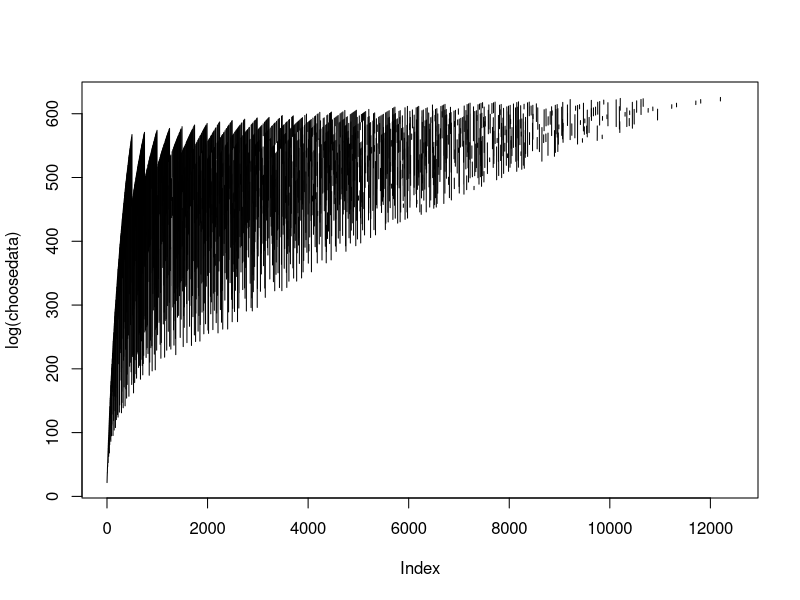
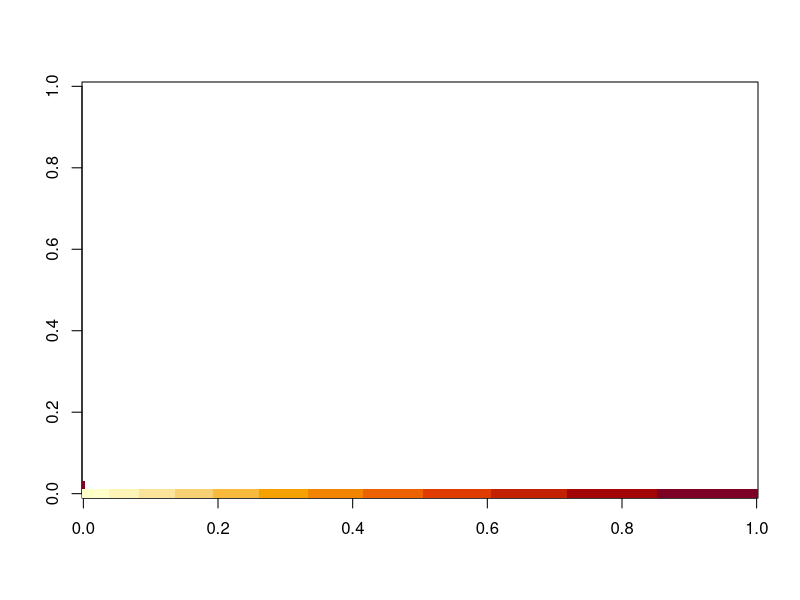

The R script that drew these images, in order:

choosedata <- mat.or.vec((250-2)*(50-2),1)
for(i in 2:250) {
        for(j in 2:50) {
    choosedata[(i-1)*(j-1)+(i-2)] <- choose(1000,i) * choose(100,j)
    }
}

choosedata_mat <- mat.or.vec((250-2),(50-2))
for(i in 2:250) {
        for(j in 2:50) {
                val <- choose(1000,i) * choose(100,j) 
                #cat((i-1),(j-1),val,"\n",sep=" ")
                if(is.na(val) || is.nan(val) || is.na(log(val))) {
                   cat((i-1),(j-1),val,"choose(1000,i) * choose(100,j) \n",sep=" ")     
                }
                choosedata_mat[(i-1)][(j-1)] <- val
    }
}

pdf("choose.pdf",width=8.5,height=11)
plot(log(choosedata), type='l')
dev.off(2)

pdf("choose_mat.pdf",width=8.5,height=11)
image(log(choosedata_mat))
dev.off(2)